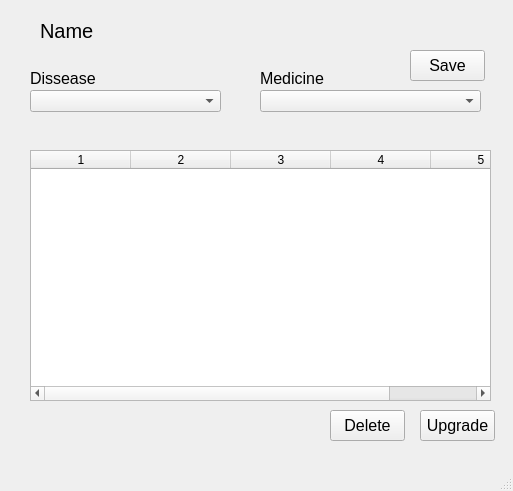
<?xml version="1.0" encoding="UTF-8"?>
<ui version="4.0">
 <class>patientW</class>
 <widget class="QMainWindow" name="patientW">
  <property name="geometry">
   <rect>
    <x>0</x>
    <y>0</y>
    <width>513</width>
    <height>491</height>
   </rect>
  </property>
  <property name="windowTitle">
   <string>Patient Info</string>
  </property>
  <widget class="QWidget" name="centralwidget">
   <widget class="QPushButton" name="pushButton">
    <property name="geometry">
     <rect>
      <x>410</x>
      <y>50</y>
      <width>75</width>
      <height>31</height>
     </rect>
    </property>
    <property name="font">
     <font>
      <pointsize>12</pointsize>
     </font>
    </property>
    <property name="text">
     <string>Save</string>
    </property>
   </widget>
   <widget class="QLabel" name="label">
    <property name="geometry">
     <rect>
      <x>40</x>
      <y>20</y>
      <width>321</width>
      <height>21</height>
     </rect>
    </property>
    <property name="font">
     <font>
      <pointsize>15</pointsize>
     </font>
    </property>
    <property name="text">
     <string>Name</string>
    </property>
   </widget>
   <widget class="QComboBox" name="comboBox">
    <property name="geometry">
     <rect>
      <x>30</x>
      <y>90</y>
      <width>191</width>
      <height>22</height>
     </rect>
    </property>
   </widget>
   <widget class="QComboBox" name="comboBox_2">
    <property name="geometry">
     <rect>
      <x>260</x>
      <y>90</y>
      <width>221</width>
      <height>22</height>
     </rect>
    </property>
   </widget>
   <widget class="QLabel" name="label_2">
    <property name="geometry">
     <rect>
      <x>30</x>
      <y>70</y>
      <width>81</width>
      <height>16</height>
     </rect>
    </property>
    <property name="font">
     <font>
      <pointsize>12</pointsize>
     </font>
    </property>
    <property name="text">
     <string>Dissease</string>
    </property>
   </widget>
   <widget class="QLabel" name="label_3">
    <property name="geometry">
     <rect>
      <x>260</x>
      <y>70</y>
      <width>81</width>
      <height>16</height>
     </rect>
    </property>
    <property name="font">
     <font>
      <pointsize>12</pointsize>
     </font>
    </property>
    <property name="text">
     <string>Medicine</string>
    </property>
   </widget>
   <widget class="QTableWidget" name="tableWidget">
    <property name="geometry">
     <rect>
      <x>30</x>
      <y>150</y>
      <width>461</width>
      <height>251</height>
     </rect>
    </property>
    <property name="columnCount">
     <number>5</number>
    </property>
    <column/>
    <column/>
    <column/>
    <column/>
    <column/>
   </widget>
   <widget class="QPushButton" name="pushButton_2">
    <property name="geometry">
     <rect>
      <x>420</x>
      <y>410</y>
      <width>75</width>
      <height>31</height>
     </rect>
    </property>
    <property name="font">
     <font>
      <pointsize>12</pointsize>
     </font>
    </property>
    <property name="text">
     <string>Upgrade</string>
    </property>
   </widget>
   <widget class="QPushButton" name="deleteBtn">
    <property name="geometry">
     <rect>
      <x>330</x>
      <y>410</y>
      <width>75</width>
      <height>31</height>
     </rect>
    </property>
    <property name="font">
     <font>
      <pointsize>12</pointsize>
     </font>
    </property>
    <property name="text">
     <string>Delete</string>
    </property>
   </widget>
  </widget>
  <widget class="QMenuBar" name="menubar">
   <property name="geometry">
    <rect>
     <x>0</x>
     <y>0</y>
     <width>513</width>
     <height>21</height>
    </rect>
   </property>
  </widget>
  <widget class="QStatusBar" name="statusbar"/>
 </widget>
 <resources/>
 <connections/>
</ui>
